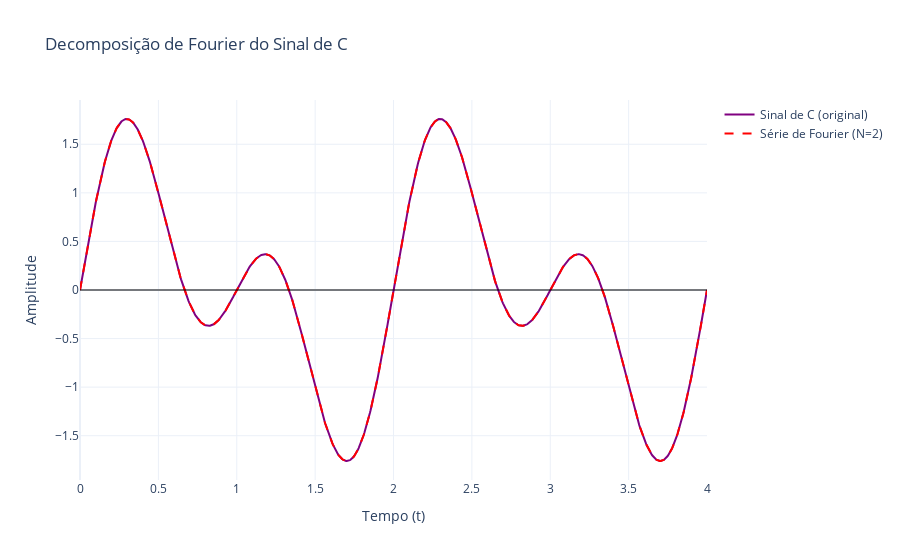

Notebook cell for this chart:
### Code cell
# Plotar
fig = go.Figure()

fig.add_trace(
    go.Scatter(
        x=t,
        y=sinal_C,
        mode="lines",
        name="Sinal de C (original)",
        line=dict(color="purple", width=2),
    )
)

fig.add_trace(
    go.Scatter(
        x=t,
        y=fourier_C,
        mode="lines",
        name=f"Série de Fourier (N={N})",
        line=dict(color="red", dash="dash"),
    )
)

fig.update_layout(
    title="Decomposição de Fourier do Sinal de C",
    xaxis_title="Tempo (t)",
    yaxis_title="Amplitude",
    template="plotly_white",
)

fig.add_hline(y=0, line=dict(color="black", width=1))

fig.show()

### Figure 1 — Plotly figure (JSON) as saved in the notebook; plotly's stock layout.template omitted (floating-point values rounded to 4 significant figures; data arrays with more than 128 entries replaced by an {"elided": "..."} marker saying what was removed)
{"data": [{"line": {"color": "purple", "width": 2}, "mode": "lines", "name": "Sinal de C (original)", "type": "scatter", "x": {"elided": "1000 float values"}, "y": {"elided": "1000 float values"}}, {"line": {"color": "red", "dash": "dash"}, "mode": "lines", "name": "Série de Fourier (N=2)", "type": "scatter", "x": {"elided": "1000 float values"}, "y": {"elided": "1000 float values"}}], "layout": {"shapes": [{"line": {"color": "black", "width": 1}, "type": "line", "x0": 0, "x1": 1, "xref": "x domain", "y0": 0, "y1": 0, "yref": "y"}], "title": {"text": "Decomposição de Fourier do Sinal de C"}, "xaxis": {"title": {"text": "Tempo (t)"}}, "yaxis": {"title": {"text": "Amplitude"}}}}
